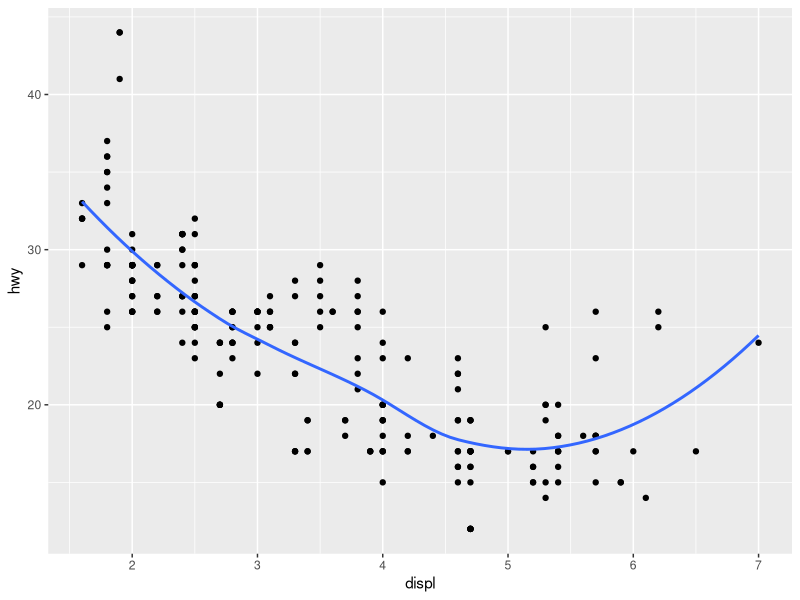
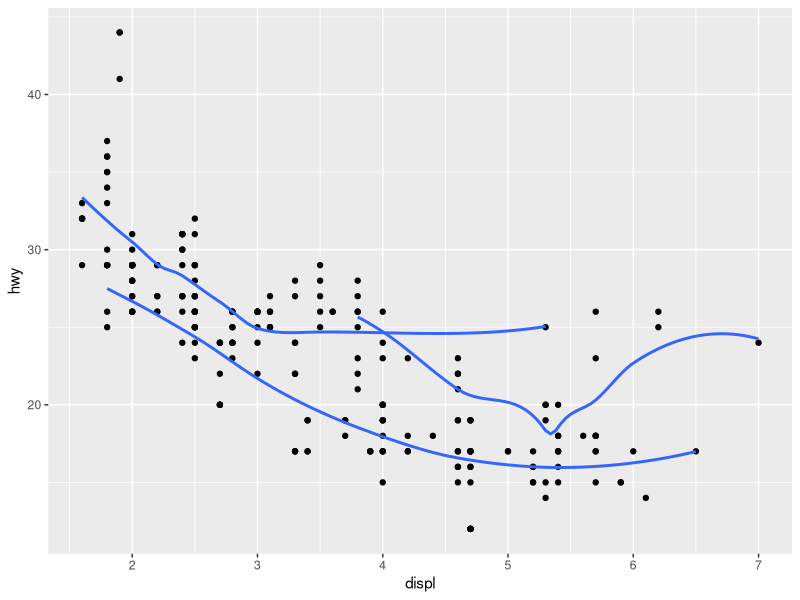
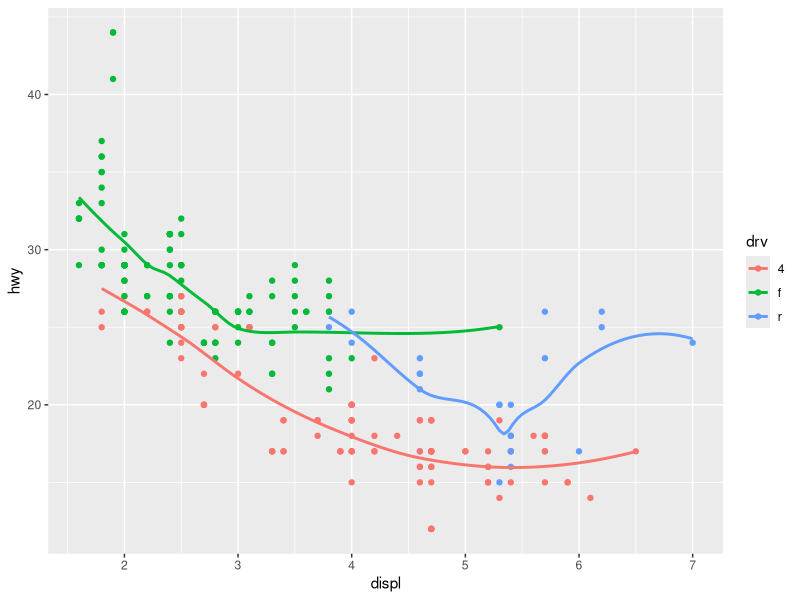
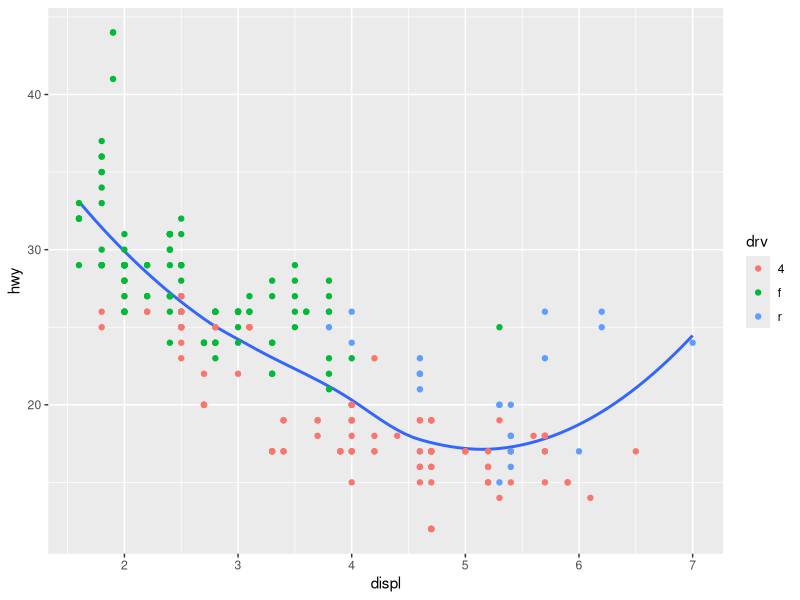
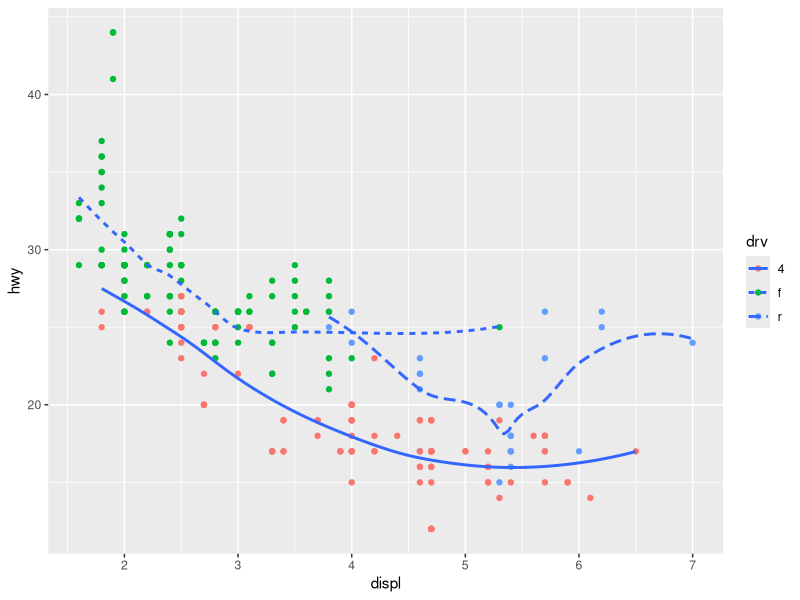
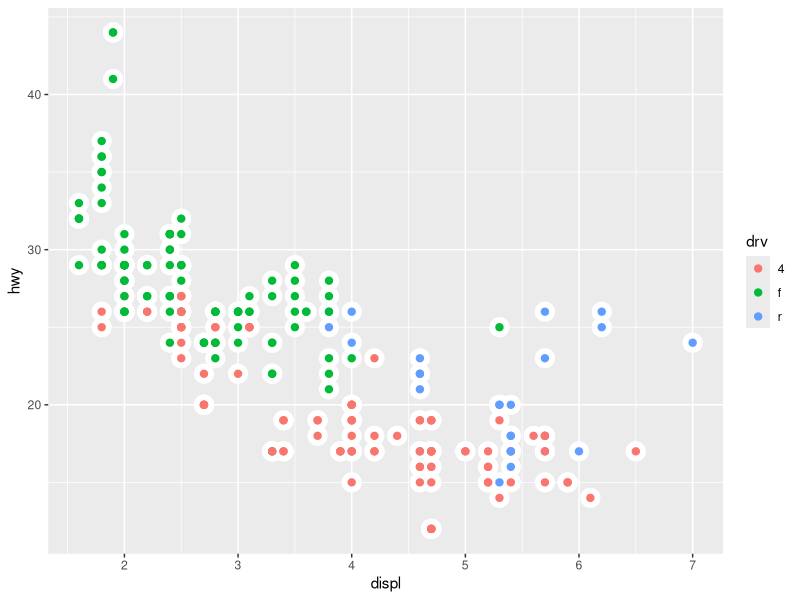
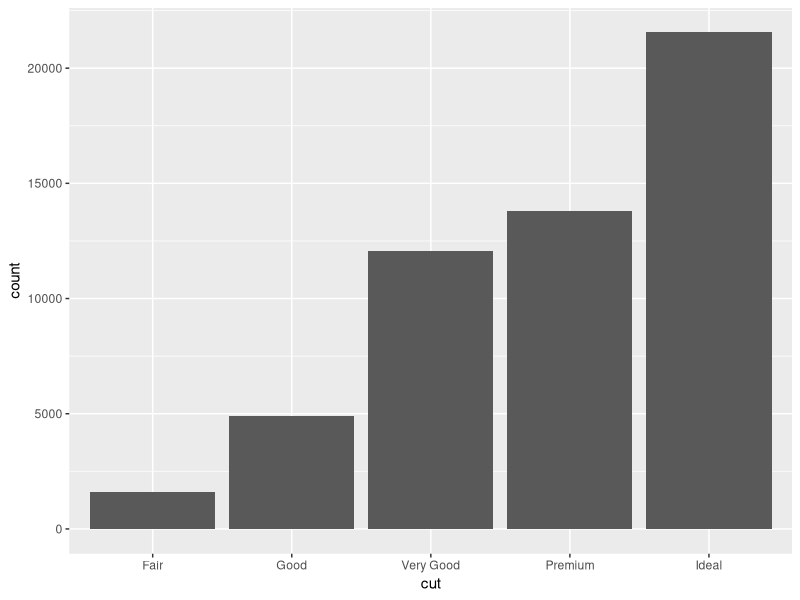
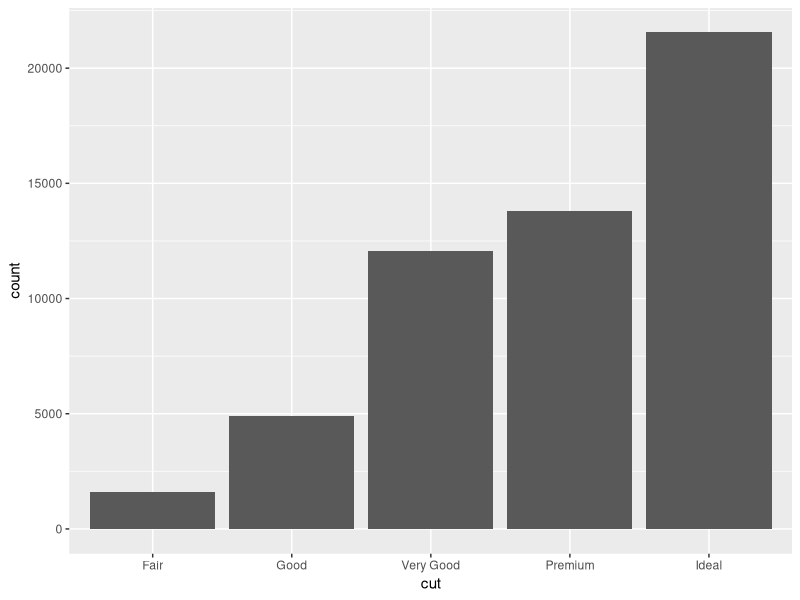

Recreate these plots in R, in order. (Note: this script raises an error after producing the figures.)
#Week4 working through the book
#Geom stuff 3.6.1 exercise 6
#Recreate the R code necessary to generate the graphs in the example
library(tidyverse)
#Plot of displ on x axis, hwy on y axis, scatter plot with line with no SE
ggplot(data = mpg, mapping = aes(x = displ, y = hwy)) +
  geom_point() +
  geom_smooth(se=FALSE)

#Plot of displ on x axis, hwy on y axis, scatter plot with line with no SE, but three 
#different lines
ggplot(data = mpg, mapping = aes(x = displ, y = hwy))+
  geom_point() +
  geom_smooth(mapping = aes(x = displ, y= hwy, group = drv), se = FALSE)

#same plot as above, but now groups (drv) are different colors
ggplot(data = mpg, mapping =aes(x = displ, y=hwy, color = drv)) +
  geom_point() +
  geom_smooth(se=FALSE)

#same plot as above, but now the geom_smooth is all the data
ggplot(data = mpg, mapping =aes(x = displ, y=hwy)) +
  geom_smooth(se=FALSE)+
    geom_point(mapping = aes(x=displ, y=hwy,color=drv)) 

#same plot, but now different points are drv colors, different smooth linestyles 
#are drv
ggplot(data = mpg) +
  geom_point(mapping =aes(x = displ, y=hwy, color = drv)) +
  geom_smooth(mapping = aes(x = displ, y = hwy, linetype = drv), se=FALSE)

#same plot with no lines and with halos around the points
ggplot(data = mpg)+
  geom_point(mapping = aes(x = displ, y = hwy), color = "white", stroke=4)+
  geom_point(mapping = aes(x =displ, y = hwy, color = drv),  stroke=1) 
# I DID IT!

#moving onto diamonds and statistical transformations
ggplot(data = diamonds) +
  geom_bar(mapping = aes(x = cut))
#makes a bar chart that includes counts, but that's not in the data set, it gets it 
#automatically from making a bar chart in geom_bar. Can look up what stat gets used
#like "count" by looking at ?geom_bar and then stat = "count", once reading about it

#you can also do the same thing but opposite, use the stat to do the count and the 
#default makes a bar plot
ggplot(data = diamonds) +
  stat_count(mapping = aes(x = cut))

#Do proportion instead of count
ggplot(data = diamonds) + 
  geom_bar(mapping = aes(x = cut, y = stat(prop), group = 1))

ggplot(data = diamonds) +
  stat_summary(
    mapping = aes(x = cut, y = depth),
    fun.ymin = min,
    fun.ymax = max,
    fun.y = median
  )

#EXERCISES
#1 what is default geom associated with stat_summary? 
?stat_summary
#default geom is pointrange
#rewrite previous plot to use geom function instead of the stat function
ggplot(data = diamonds) +
  geom_pointrange(mapping = aes(ymin = lower, ymax = upper))

diamonds %>%
  group_by(cut) %>% #group to get summary / do stats
  summarize(meandepth = mean(depth), 
            mindepth = min(depth),
            maxdepth = max(depth)) %>%
  ggplot(aes(x=cut,y=meandepth))+
  geom_pointrange(aes (ymin=mindepth, ymax=maxdepth))

#2 What does geom_col() do? I GIVE UP!!!!!!!!!
ggplot(data = diamonds) +
  geom_col(mapping = aes(y = cut))